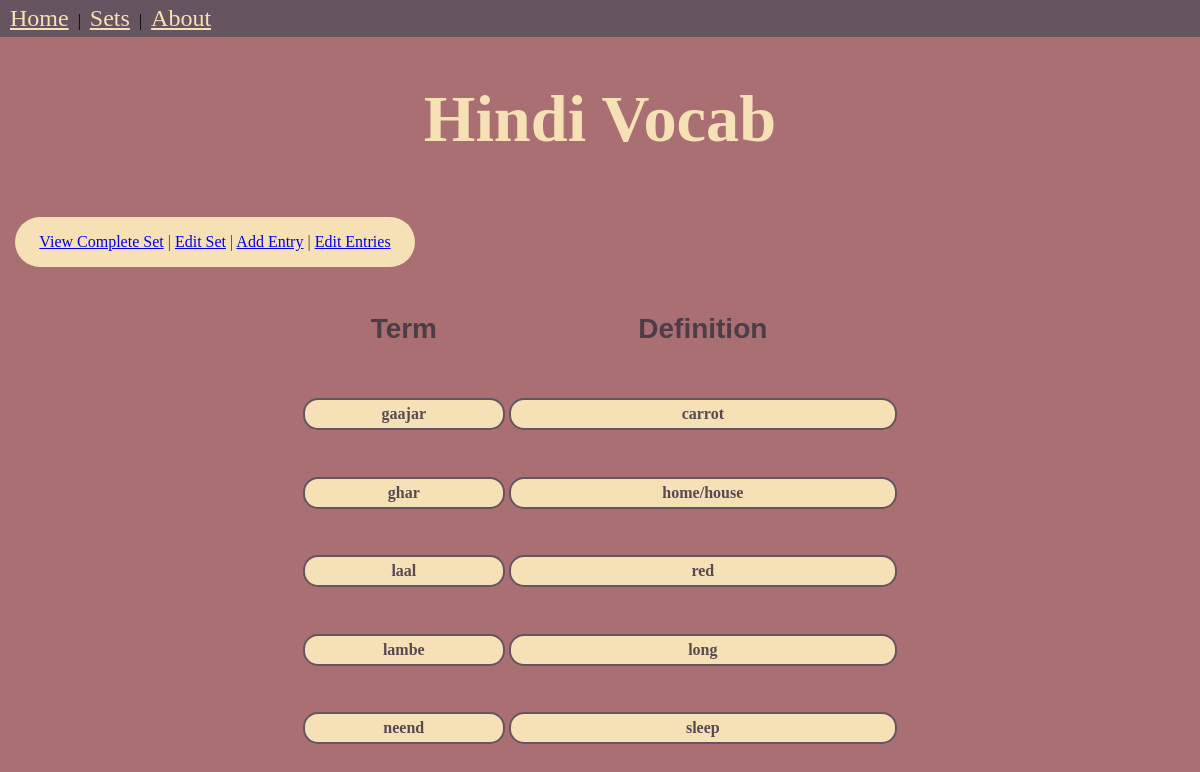
Screenshot of /sets/viewComplete/13 with the database file from the repository.
### dict/models.py (models this page shows, shortened)
class Set(models.Model):
    title = models.CharField(max_length = 64, null = False, blank = False)
    description = models.CharField(max_length = 255, null = False, blank = True)
    def __str__(self):
        return self.title

class Entry(models.Model):
    set = models.ForeignKey(Set, on_delete=models.CASCADE)
    term = models.TextField()
    definition = models.TextField()

### dict/views.py (the view)
# urls.py: re_path(r'sets/viewComplete/(?P<set_id>[\d]+)', views.viewCompleteSet, name='viewCompleteSet'),
def viewCompleteSet(request, set_id):
        set_obj=Set.objects.get(id=set_id)
        entry_list = set_obj.entry_set.order_by("term")
        context = {'set_obj': set_obj, 'entries':entry_list}
        return render (request, 'dictTemplates/viewCompleteSet.html', context)

### dict/templates/dictTemplates/viewCompleteSet.html (shortened to what this page needs)
<!DOCTYPE html>
<html>
    <head>
        <link rel="stylesheet" href="/static/css/style.css">
    </head>
    <body>
        <div id="navBar">
            <nav>
                <a href="{% url 'Home' %}">Home</a> |
                <a href="{% url 'Sets' %}">Sets</a> |
                <a href="{% url 'About' %}">About</a>
            </nav>
        </div>
        <h1 style="text-align:center">{{set_obj}}</h1>
        <div id="setMenu">
            <a href="{% url 'viewCompleteSet' set_obj.id %}">View Complete Set</a> |
            <a href="{% url 'editSet' set_obj.id %}">Edit Set</a> |
            <a href="{% url 'createEntry' set_obj.id %}">Add Entry</a> |
            <a href="{% url 'editEntries' set_obj.id %}">Edit Entries</a>
        </div>
        <center><table style = "width: 50%">
            <tr>
                <th><h3>Term</h3></th>
                <th><h3>Definition</h3></th>
            </tr>
            {% for entry in entries %}
                <tr>
                    <td><h4> {{entry.term}}</h4></td>
                    <td><h4> {{entry.definition}}</h4></td>
                </tr>
            {%endfor%}
        </table></center>
    </body>
</html>

### static/css/style.css (style rules this page uses)
h4 { color: rgb(88, 73, 83); background-color: rgba(246, 224, 181); border: 2px solid rgba(102, 84, 96); border-radius: 15px; padding: 5px; text-align: center; }
body { background-color: rgba(170, 111, 115); margin:0; }
nav { background-color: rgba(102, 84, 96); padding: 5px; border-radius: 0px; }
nav a { color: rgba(246, 224, 181); font-family: "Marker Felt", "Blippo", fantasy; font-size: 1.5em; padding: 5px; }
h1 { color:rgba(246, 224, 181); font-family: "Marker Felt", "Blippo", fantasy; font-size: 4.15em; }
h3 { color:rgb(77, 61, 71); font-family: "Arial"; font-size: 1.75em; }

### dict/templates/dictTemplates/viewCompleteSet.html (style rules this page uses)
#setMenu { display: inline-block; width: 400px; height: 50px; border-radius: 50px; line-height: 50px; background-color: rgba(246, 224, 181); color:rgb(75, 58, 69); text-align:center; margin: 15px; }

### rows the page displays
Set: title "Hindi Vocab"
Entry: term "gaajar", definition "carrot"
Entry: term "ghar", definition "home/house"
Entry: term "laal", definition "red"
Entry: term "lambe", definition "long"
Entry: term "neend", definition "sleep"
